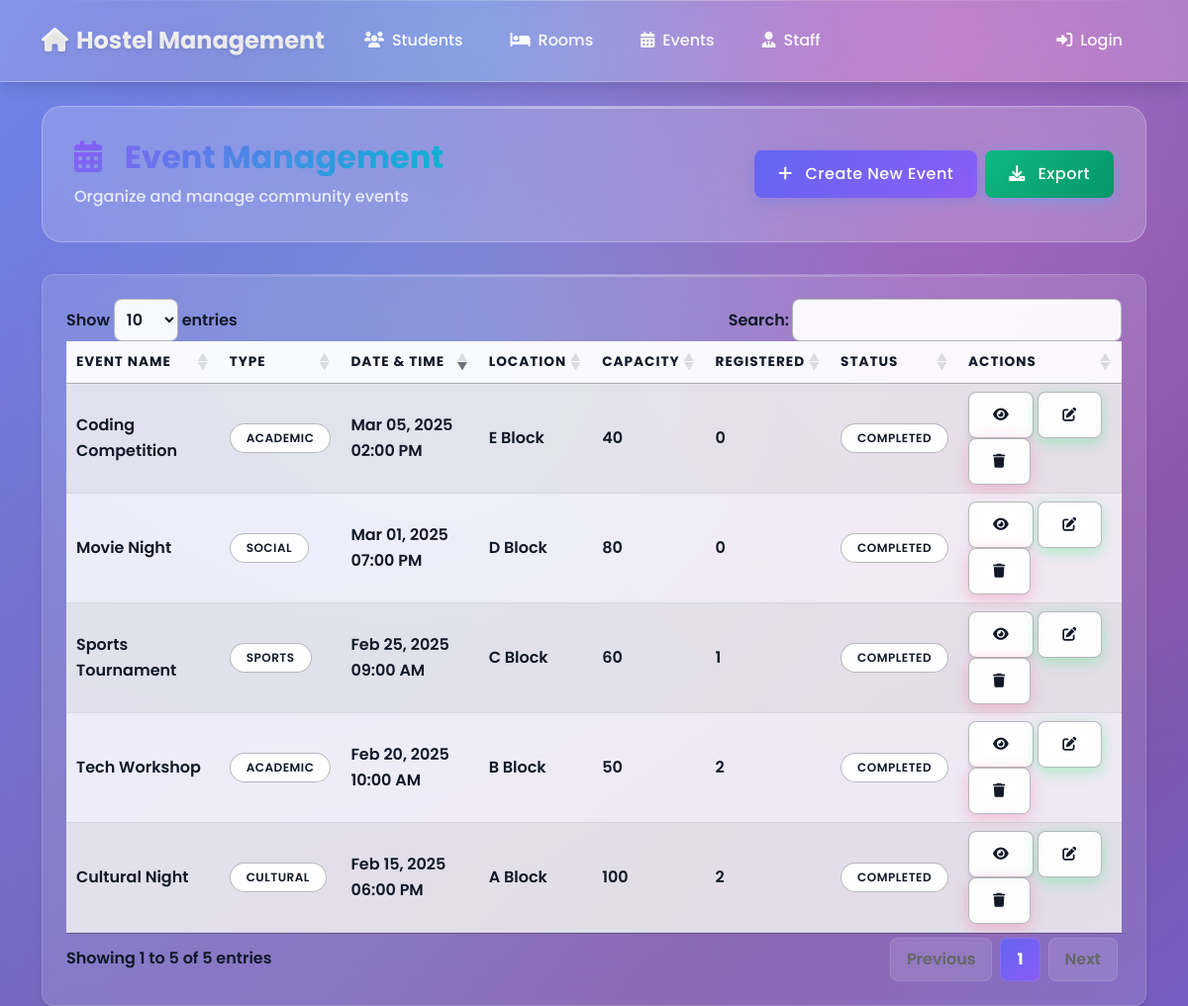
Before: /pages/events/list.php with the older database file.
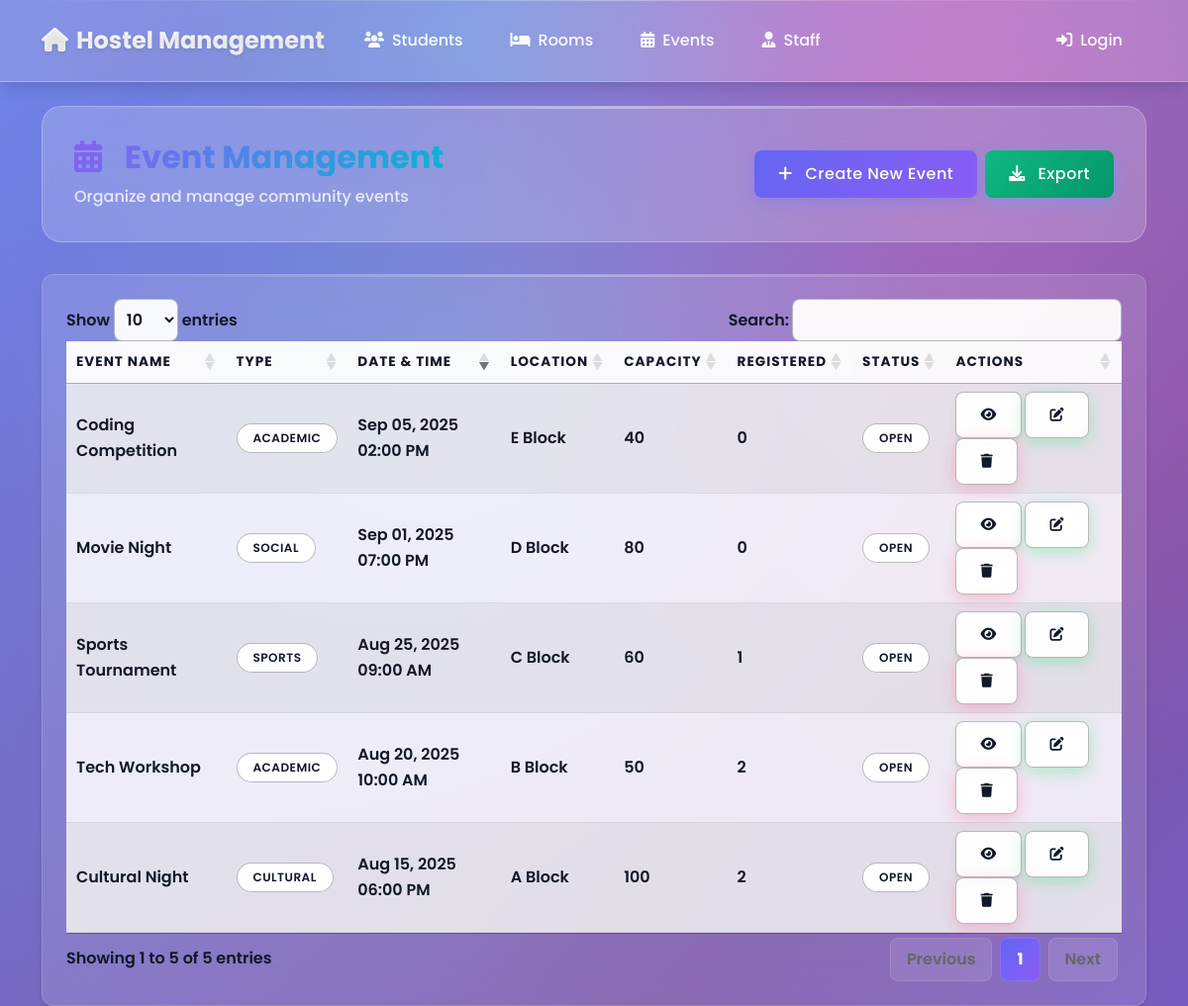
After: the same page with the newer database file.
### tables this page shows
CREATE TABLE Community_Events (
    EventID int(11) NOT NULL AUTO_INCREMENT,
    EventName varchar(100) NOT NULL,
    OrganizerId int(11) NOT NULL,
    EventType enum('Cultural','Academic','Sports','Social') NOT NULL,
    Capacity int(11) NOT NULL,
    SkillLevel enum('Beginner','Intermediate','Advanced') NOT NULL,
    ResourcesNeeded text DEFAULT NULL,
    BlockID int(11) DEFAULT NULL,
    RegistrationDeadline datetime NOT NULL,
    EventDateTime datetime NOT NULL,
    AttendanceCount int(11) DEFAULT 0,
    PRIMARY KEY (EventID),
    KEY OrganizerId (OrganizerId),
    KEY BlockID (BlockID),
    CONSTRAINT Community_Events_ibfk_1 FOREIGN KEY (OrganizerId) REFERENCES Student (StudentID),
    CONSTRAINT Community_Events_ibfk_2 FOREIGN KEY (BlockID) REFERENCES Block (BlockID)
);

CREATE TABLE Block (
    BlockID int(11) NOT NULL AUTO_INCREMENT,
    BlockName varchar(10) NOT NULL,
    NumberOfFloors int(11) NOT NULL,
    WardenID int(11) DEFAULT NULL,
    TotalRooms int(11) NOT NULL,
    Gender enum('Male','Female') NOT NULL,
    PRIMARY KEY (BlockID),
    KEY WardenID (WardenID),
    CONSTRAINT Block_ibfk_1 FOREIGN KEY (WardenID) REFERENCES Staff (StaffID)
);

### pages/events/list.php (the view, shortened to what this page needs)
<?php
require_once '../../config/database.php';
$stmt = $pdo->query("
    SELECT
        e.*,
        CONCAT(s.FirstName, ' ', s.LastName) as OrganizerName,
        b.BlockName,
        (SELECT COUNT(*) FROM Event_Registration er WHERE er.EventID = e.EventID) as RegisteredCount
    FROM Community_Events e
    LEFT JOIN Student s ON e.OrganizerId = s.StudentID
    LEFT JOIN Block b ON e.BlockID = b.BlockID
    ORDER BY e.EventDateTime DESC
");
$events = $stmt->fetchAll();
?>
<!DOCTYPE html>
<html lang="en">
<head>
    <link href="https://cdn.jsdelivr.net/npm/bootstrap@5.3.0/dist/css/bootstrap.min.css" rel="stylesheet">
    <link href="https://cdn.datatables.net/1.10.24/css/jquery.dataTables.min.css" rel="stylesheet">
    <link href="https://cdnjs.cloudflare.com/ajax/libs/font-awesome/6.0.0/css/all.min.css" rel="stylesheet">
    <link href="../../assets/css/style.css?v=<?php echo time(); ?>" rel="stylesheet">
</head>
<body>
    <?php include '../../includes/navbar.php'; ?>
    <div class="container mt-4">
        <div class="page-header">
            <div class="d-flex justify-content-between align-items-center">
                <div>
                    <h2 class="page-title mb-2">
                        <i class="fas fa-calendar-alt me-3"></i>
                        Event Management
                    </h2>
                    <p class="page-subtitle mb-0">Organize and manage community events</p>
                </div>
                <div class="action-buttons d-flex gap-2">
                    <a href="create.php" class="btn btn-primary">
                        <i class="fas fa-plus me-2"></i> Create New Event
                    </a>
                    <button class="btn btn-success" onclick="exportData()">
                        <i class="fas fa-download me-2"></i> Export
                    </button>
                </div>
            </div>
        </div>
        <div class="card">
            <div class="card-body">
                <table id="eventsTable" class="table table-striped">
                    <thead>
                        <tr>
                            <th>Event Name</th>
                            <th>Type</th>
                            <th>Date & Time</th>
                            <th>Location</th>
                            <th>Capacity</th>
                            <th>Registered</th>
                            <th>Status</th>
                            <th>Actions</th>
                        </tr>
                    </thead>
                    <tbody>
                        <?php foreach ($events as $event): ?>
                            <?php
                            $status = 'Open';
                            if (new DateTime($event['EventDateTime']) < new DateTime()) {
                                $status = 'Completed';
                            } elseif (new DateTime($event['RegistrationDeadline']) < new DateTime()) {
                                $status = 'Registration Closed';
                            } elseif ($event['RegisteredCount'] >= $event['Capacity']) {
                                $status = 'Full';
                            }
                            $statusClass = [
                                'Open' => 'success',
                                'Completed' => 'secondary',
                                'Registration Closed' => 'warning',
                                'Full' => 'danger'
                            ][$status];
                            ?>
                            <tr>
                                <td><?php echo htmlspecialchars($event['EventName']); ?></td>
                                <td>
                                    <span class="badge bg-info">
                                        <?php echo $event['EventType']; ?>
                                    </span>
                                </td>
                                <td><?php echo date('M d, Y h:i A', strtotime($event['EventDateTime'])); ?></td>
                                <td><?php echo $event['BlockName'] ?? 'TBD'; ?></td>
                                <td><?php echo $event['Capacity']; ?></td>
                                <td><?php echo $event['RegisteredCount']; ?></td>
                                <td>
                                    <span class="badge bg-<?php echo $statusClass; ?>">
                                        <?php echo $status; ?>
                                    </span>
                                </td>
                                <td>
                                    <a href="view.php?id=<?php echo $event['EventID']; ?>" class="btn btn-sm btn-info">
                                        <i class="fas fa-eye"></i>
                                    </a>
                                    <a href="edit.php?id=<?php echo $event['EventID']; ?>" class="btn btn-sm btn-warning">
                                        <i class="fas fa-edit"></i>
                                    </a>
                                    <button class="btn btn-sm btn-danger" onclick="deleteEvent(<?php echo $event['EventID']; ?>)">
                                        <i class="fas fa-trash"></i>
                                    </button>
                                </td>
                            </tr>
                        <?php endforeach; ?>
                    </tbody>
                </table>
            </div>
        </div>
    </div>
</body>
</html>

### includes/navbar.php (shortened to what this page needs)
<?php
$current_dir = dirname($_SERVER['SCRIPT_NAME']);
$levels_up = substr_count($current_dir, '/') - 1;
$base_url = str_repeat('../', $levels_up);
?>
<nav class="navbar navbar-expand-lg navbar-dark">
    <div class="container">
        <a class="navbar-brand" href="<?php echo $base_url; ?>index.php">
            <i class="fas fa-home me-2"></i>Hostel Management
        </a>
        <div class="collapse navbar-collapse" id="navbarNav">
            <ul class="navbar-nav me-auto">
                <li class="nav-item">
                    <a class="nav-link" href="<?php echo $base_url; ?>pages/students/list.php">
                        <i class="fas fa-users me-2"></i>Students
                    </a>
                </li>
                <li class="nav-item">
                    <a class="nav-link" href="<?php echo $base_url; ?>pages/rooms/list.php">
                        <i class="fas fa-bed me-2"></i>Rooms
                    </a>
                </li>
                <li class="nav-item">
                    <a class="nav-link" href="<?php echo $base_url; ?>pages/events/list.php">
                        <i class="fas fa-calendar-alt me-2"></i>Events
                    </a>
                </li>
                <li class="nav-item">
                    <a class="nav-link" href="<?php echo $base_url; ?>pages/staff/list.php">
                        <i class="fas fa-user-tie me-2"></i>Staff
                    </a>
                </li>
            </ul>
            <ul class="navbar-nav">
                <?php if (isset($_SESSION['user_id'])): ?>
                    <li class="nav-item dropdown">
                        <a class="nav-link dropdown-toggle" href="#" id="navbarDropdown" role="button" data-bs-toggle="dropdown" aria-expanded="false">
                            <i class="fas fa-user me-2"></i><?php echo htmlspecialchars($_SESSION['user_name'] ?? 'User'); ?>
                        </a>
                        <ul class="dropdown-menu dropdown-menu-end">
                            <li>
                                <a class="dropdown-item" href="<?php echo $base_url; ?>pages/profile.php">
                                    <i class="fas fa-user-circle me-2"></i>Profile
                                </a>
                            </li>
                            <li>
                                <hr class="dropdown-divider">
                            </li>
                            <li>
                                <a class="dropdown-item" href="<?php echo $base_url; ?>auth/logout.php">
                                    <i class="fas fa-sign-out-alt me-2"></i>Logout
                                </a>
                            </li>
                        </ul>
                    </li>
                <?php else: ?>
                    <li class="nav-item">
                        <a class="nav-link" href="<?php echo $base_url; ?>auth/login.php">
                            <i class="fas fa-sign-in-alt me-2"></i>Login
                        </a>
                    </li>
                <?php endif; ?>
            </ul>
        </div>
    </div>
</nav>

### pages/events/list.php (style rules this page uses)
.page-header { background: var(--glass-bg-strong); backdrop-filter: blur(25px); -webkit-backdrop-filter: blur(25px); border: 1px solid var(--glass-border-strong); border-radius: var(--border-radius-lg); padding: 2rem; margin-bottom: 2rem; position: relative; overflow: hidden; }
.page-header::before { content: ''; position: absolute; top: 0; left: 0; right: 0; height: 2px; background: linear-gradient(90deg, transparent, rgba(255, 255, 255, 0.4), transparent); }
.page-title { background: linear-gradient(135deg, #8b5cf6, #06b6d4); -webkit-background-clip: text; -webkit-text-fill-color: transparent; background-clip: text; font-weight: 700; margin-bottom: 0.5rem; }
.page-subtitle { color: rgba(255, 255, 255, 0.8); font-weight: 500; }

Changed rows visible on the page:
changed community_events "Coding Competition": EventDateTime "Mar 05, 2025 02:00 PM" → "Sep 05, 2025 02:00 PM"; EventDateTime "COMPLETED" → "OPEN"
changed community_events "Movie Night": EventDateTime "Mar 01, 2025 07:00 PM" → "Sep 01, 2025 07:00 PM"; EventDateTime "COMPLETED" → "OPEN"
changed community_events "Sports Tournament": EventDateTime "Feb 25, 2025 09:00 AM" → "Aug 25, 2025 09:00 AM"; EventDateTime "COMPLETED" → "OPEN"
changed community_events "Tech Workshop": EventDateTime "Feb 20, 2025 10:00 AM" → "Aug 20, 2025 10:00 AM"; EventDateTime "COMPLETED" → "OPEN"
changed community_events "Cultural Night": EventDateTime "Feb 15, 2025 06:00 PM" → "Aug 15, 2025 06:00 PM"; EventDateTime "COMPLETED" → "OPEN"
